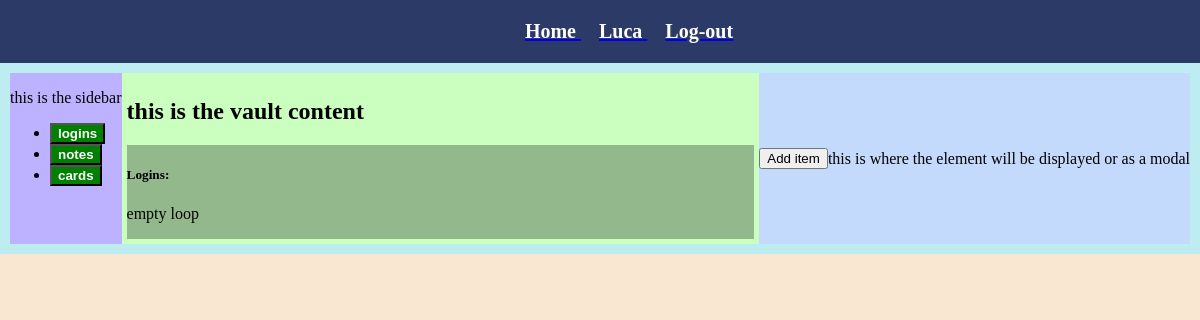
The page / (signed in) on the database as committed earlier.
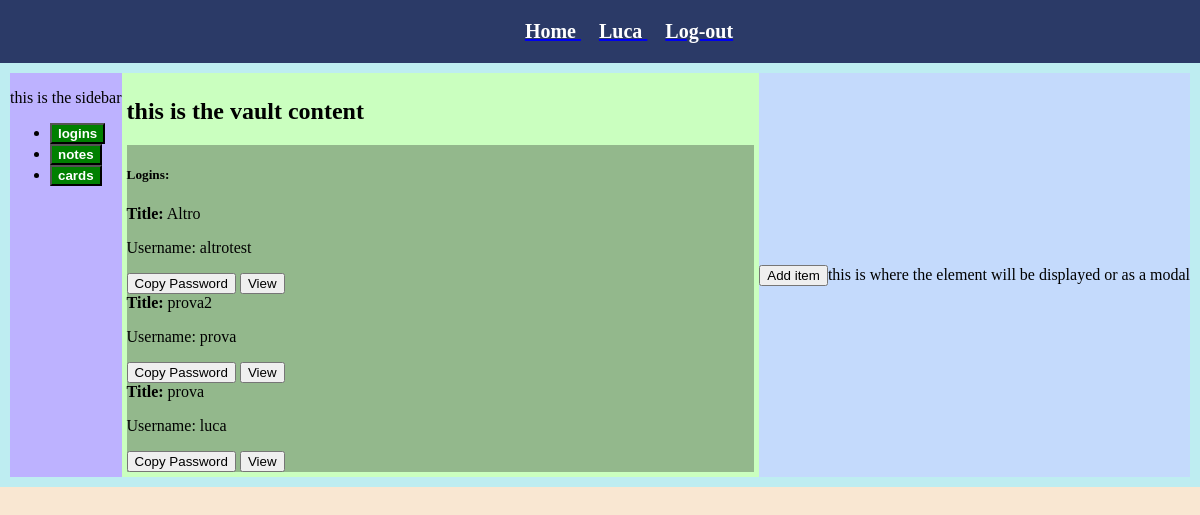
The same page on the database as committed later.
### vault/models.py (models this page shows, shortened)
class User(AbstractUser):
    pass

class Entry(models.Model):
    id = models.BigAutoField(primary_key=True)
    title = models.CharField(max_length=80, blank=False, null=False)
    username = models.CharField(max_length=80, null=True, blank=True)
    password = models.CharField(max_length=80, null=True, blank=True)
    note = models.TextField(max_length=500, null=True, blank=True)
    folder = models.ForeignKey("Folder", on_delete=models.SET_NULL, null=True, blank=True, related_name="entry_folder") #LATER change name
    protected = models.BooleanField(default=False)
    favorite = models.BooleanField(default=False)
    owner = models.ForeignKey(User, on_delete=models.CASCADE, null=False, related_name="entries")
    pass

### vault/views.py (the view)
# urls.py: path("", views.index, name="index"),
@login_required(login_url=reverse_lazy('vault:login'), redirect_field_name=None)
def index(request):
    entry_form = EntryForm()
    uri_field = UriForm()
    user_logins= Entry.objects.filter(owner=request.user).order_by('-id')
    context = {'entry_form': entry_form, 'uri_field': uri_field, 'all_logins':user_logins }
    return render(request, 'vault/index.html', context=context)

### vault/templates/vault/index.html (shortened to what this page needs)
{%extends 'vault/layout.html'%}
{%block body%}
<div id="container-flex">
    <div id="sidebar">
        <p>this is the sidebar</p>
        <ul id='view_toggles'>
            <li><button value="logins">logins</button></li>
            <li><button value="notes">notes</button></li>
            <li><button value="cards">cards</button></li>
        </ul>
    </div>
    <div id="main-view">
        <h2>this is the vault content</h2>
        <div id="vault-content">
            <div id="login-view">
                <h5>Logins:</h5>
                {% for login in all_logins %}
                  {%include 'vault/login-card.html'%}
                {%empty%}
                <p>empty loop</p>
                {%endfor%}
            </div>
        </div>
    </div>
    <div id="element-preview">
        <button id="add-item">Add item</button>
        <div id="item-content">
            <p>this is where the element will be displayed or as a modal</p>
        </div>
    </div>
</div>
{%endblock%}

### vault/templates/vault/layout.html (shortened to what this page needs)
{%load static%}
<!DOCTYPE html>
<html lang="en">
<head>
    <link rel="stylesheet" href="{%static 'vault/style.css'%}">
</head>
<nav>
    <ul>
        <a href="{%url 'vault:index'%}">
            <li>Home</li>
        </a>
        {%if user.is_authenticated%}
        <a href="{%url 'vault:userpage' %}">
            <li>{{user | capfirst}}</li>
        </a>
        <a href="{%url 'vault:logout'%}">
            <li>Log-out</li>
        </a>
        {%else%}
        <a href="{%url 'vault:login'%}">
            <li>Log-in</li>
        </a>
        {%endif%}
    </ul>
</nav>
<body>
    {% block body %}
    {%endblock%}
</body>
</html>

### vault/templates/vault/login-card.html
{%load static%}
<div class="login-card">
    <div class="card-title"><b>Title:</b> {{login.title}}</div>
    <p>Username: {{login.username}}</p>
    <button value="{{login.password}}">Copy Password</button>
    <button value="{{login.id}}">View</button>
</div>

### vault/templates/vault/new_item.html (shortened to what this page needs)
{%load static%}

### vault/static/vault/style.css (style rules this page uses)
html, body { background-color: #f9e7d2; height: 100vh; margin: 0; padding: 0; }
* { box-sizing: border-box; }
nav { background-color: #2B3A67; font-size: 20px; font-weight: bolder; display: flex; justify-content: center; }
nav>ul>a>li { display: inline; list-style: none ; margin-left: 18px; color: white; }
#container-flex { background-color: #beedf1; display: flex; padding: 10px; }
#sidebar { background-color:#bdb2ff ; min-height: 100%; box-sizing: border-box; }
#view_toggles >li > button { background-color: green; color: white; font-weight: bold; }
#main-view { background-color: #caffbf; display: flex; flex-grow: 1; padding:5px; flex-direction: column; }
#vault-content { background-color: #93b88c; }
#element-preview { background-color: #c4dafc; display: flex; justify-items: center; align-items: center; }

Rows that differ between the two databases and show on the page:
added Entry: title "Altro", username "altrotest", {{ login.id }} 3 (drawn)
added Entry: title "prova2", username "prova", {{ login.id }} 2 (drawn)
added Entry: title "prova", username "luca", {{ login.id }} 1 (drawn)
Other text that changed with them:
text no longer shown: "empty loop"
